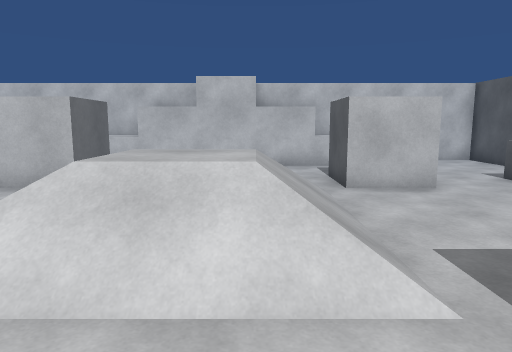
view 1 (above)

18 first-person views from a walk through a scene from a Unity 3-D project. The camera is 1.4 m above the floor, tilts 8° down and sees 70° across. The floor is counted in squares, 1 m on a side. Each view is taken from the middle of a square. On the plan, view 1 faces up. The plan holds only what a view shows up to about 16 squares ahead; the rest is blank. The player character is not drawn.

view 2
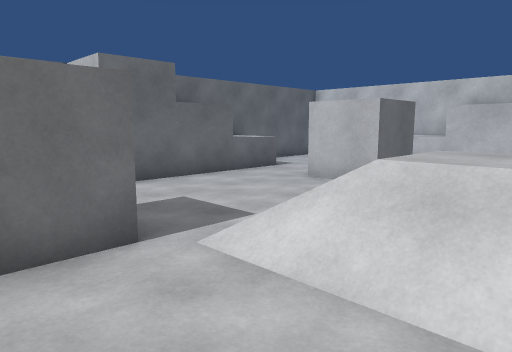

view 3
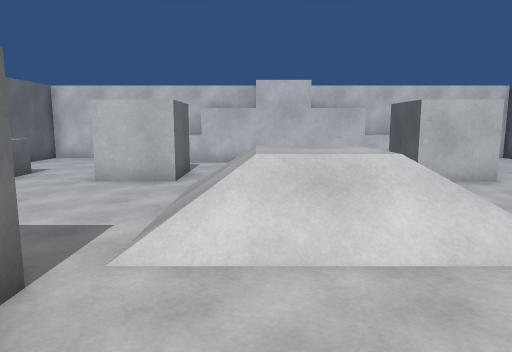

view 4
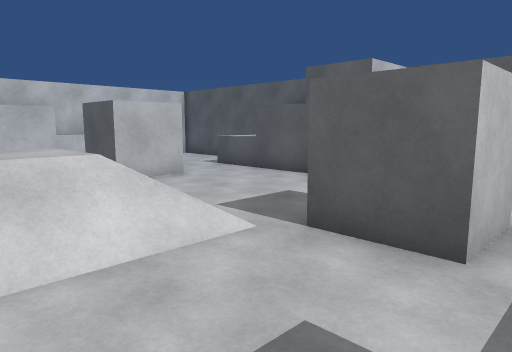

view 5
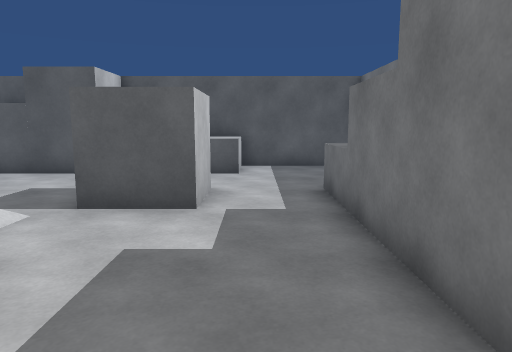

view 6
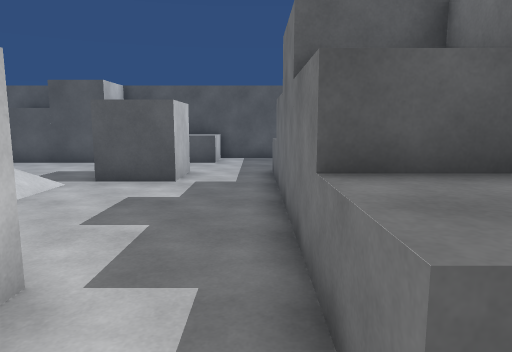

view 7
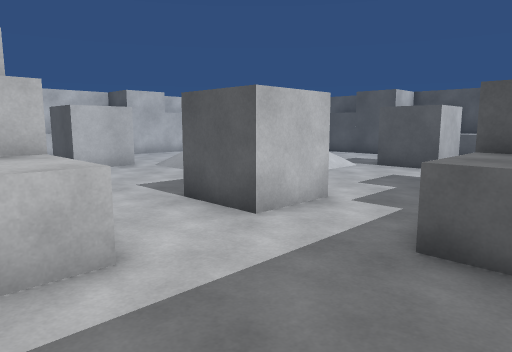

view 8
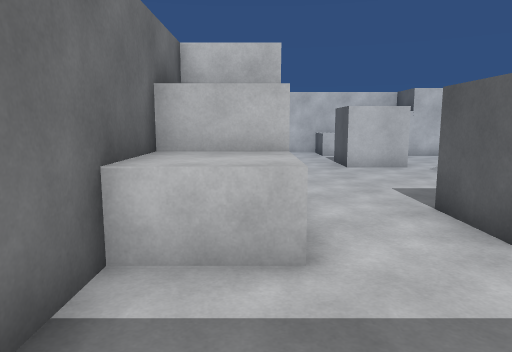

view 9
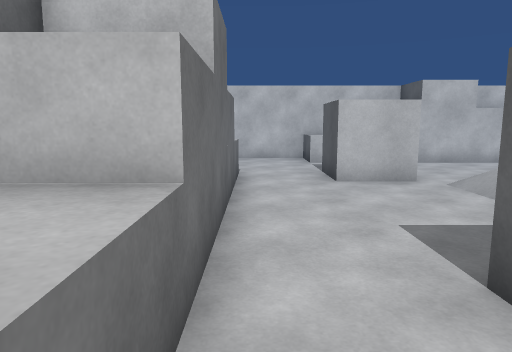

view 10
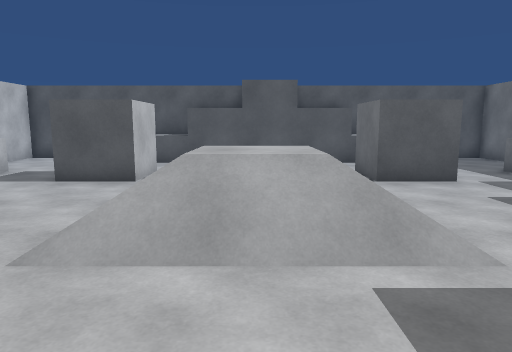

view 11
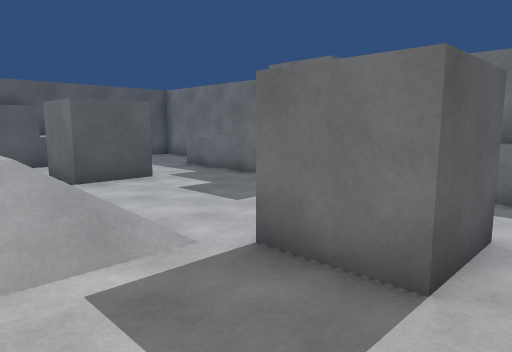

view 12
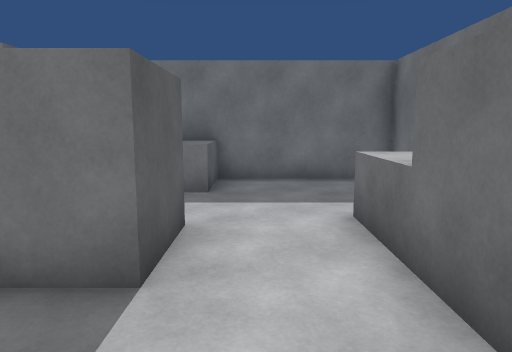

view 13
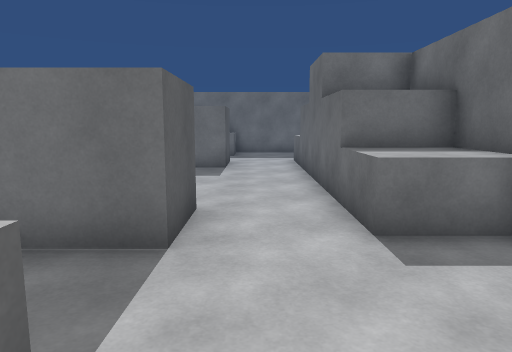

view 14
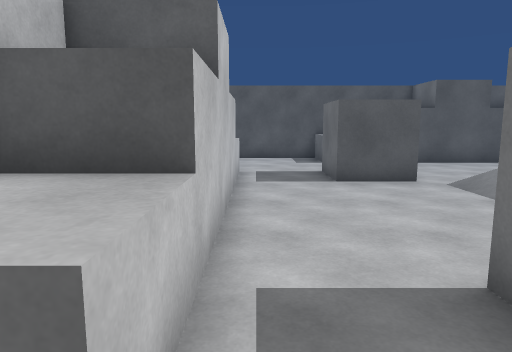

view 15
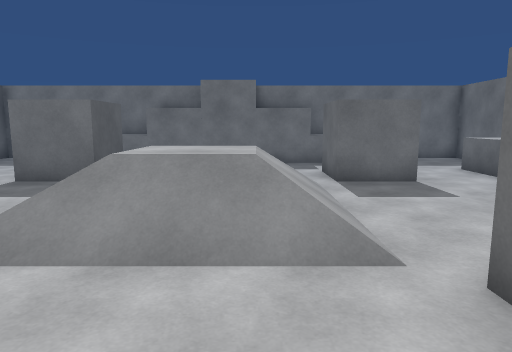

view 16
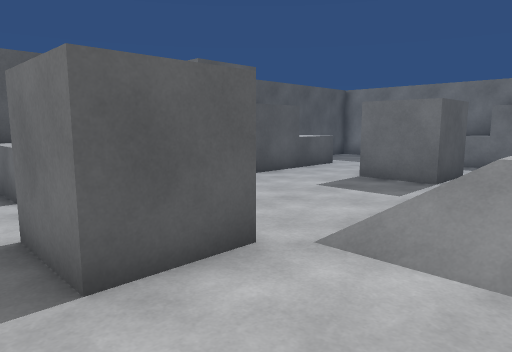

view 17
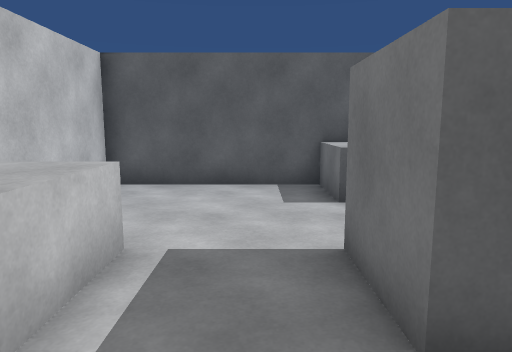

view 18
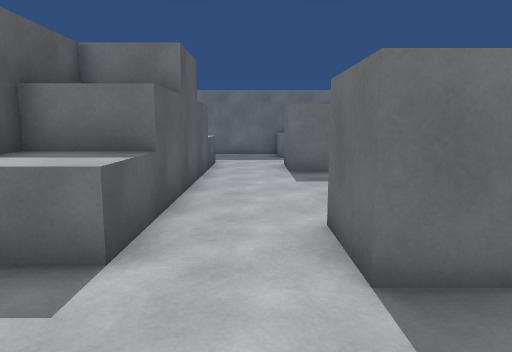

### Floor plan
Key: @ floor where view 1 was taken; # wall or solid block; . main floor; : floor 1 m higher than the main floor; / step, stairs or slope; ^ raised ledge.
Columns run from 11 left of view 1 to 9 right of it. Each row starts with its distance up from view 1.
 15 ########     ########
 14 #....^^#     #^^....#
 13 #....^^#######^^....#
 12 #...................#
 11 #...................#
 10 #....###.....###....#
  9 #^^..###.....###..^^#
  8 #^^..###.....###..^^#
  7 ###...../////.....###
  6   #...../////.....#
  5   #.....//://.....#
  4   #...../////.....#
  3   #...../////.....#
  2 ###..###.....###..#
  1 #^^..###.....###..^ #
  0 #^^..###...@.###..^^#
 -1 #...................#
 -2 #...................#
 -3 #....^^#######^^....#
 -4 #....^^#     #^  ...#
 -5 ########     ########

Where each view was taken, in squares from view 1:
view 1: 0 up, 0 right, facing up
view 2: 0 up, 0 right, facing up-left
view 3: 1 down, 2 left, facing up
view 4: 1 down, 2 left, facing up-right
view 5: 1 down, 4 left, facing right
view 6: 2 down, 7 left, facing right
view 7: 4 down, 10 left, facing up-right
view 8: 4 down, 9 left, facing up
view 9: 1 down, 8 left, facing up
view 10: 5 up, 7 left, facing right
view 11: 5 up, 7 left, facing down-right
view 12: 5 up, 7 left, facing down
view 13: 14 up, 7 left, facing down
view 14: 12 up, 7 left, facing right
view 15: 11 up, 2 left, facing down
view 16: 11 up, 1 left, facing down-right
view 17: 11 up, 0 right, facing right
view 18: 13 up, 5 right, facing down
